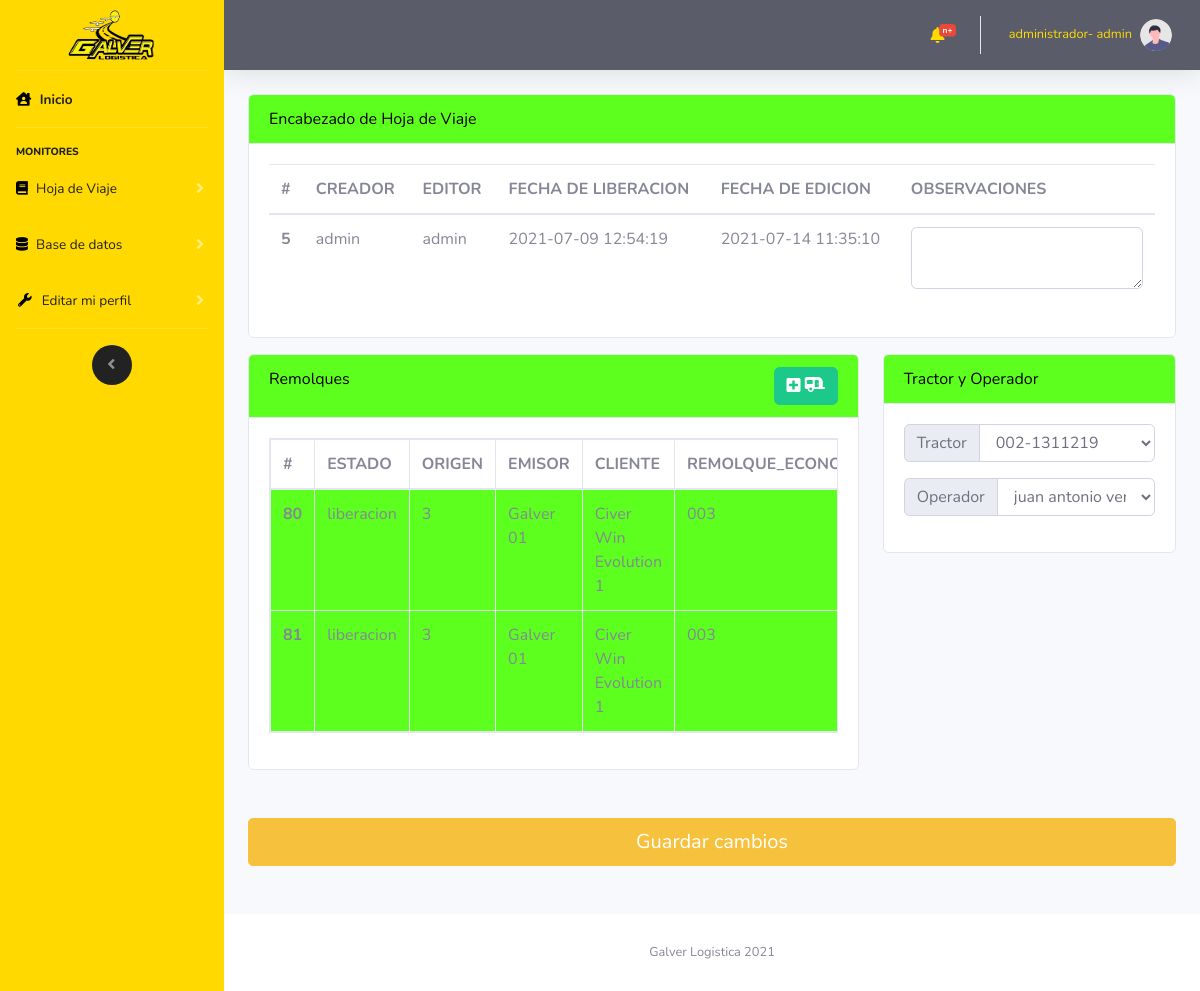
The page /vistas/HDV_ArriboEdicion.php?id=5 (signed in) on the database as committed earlier.
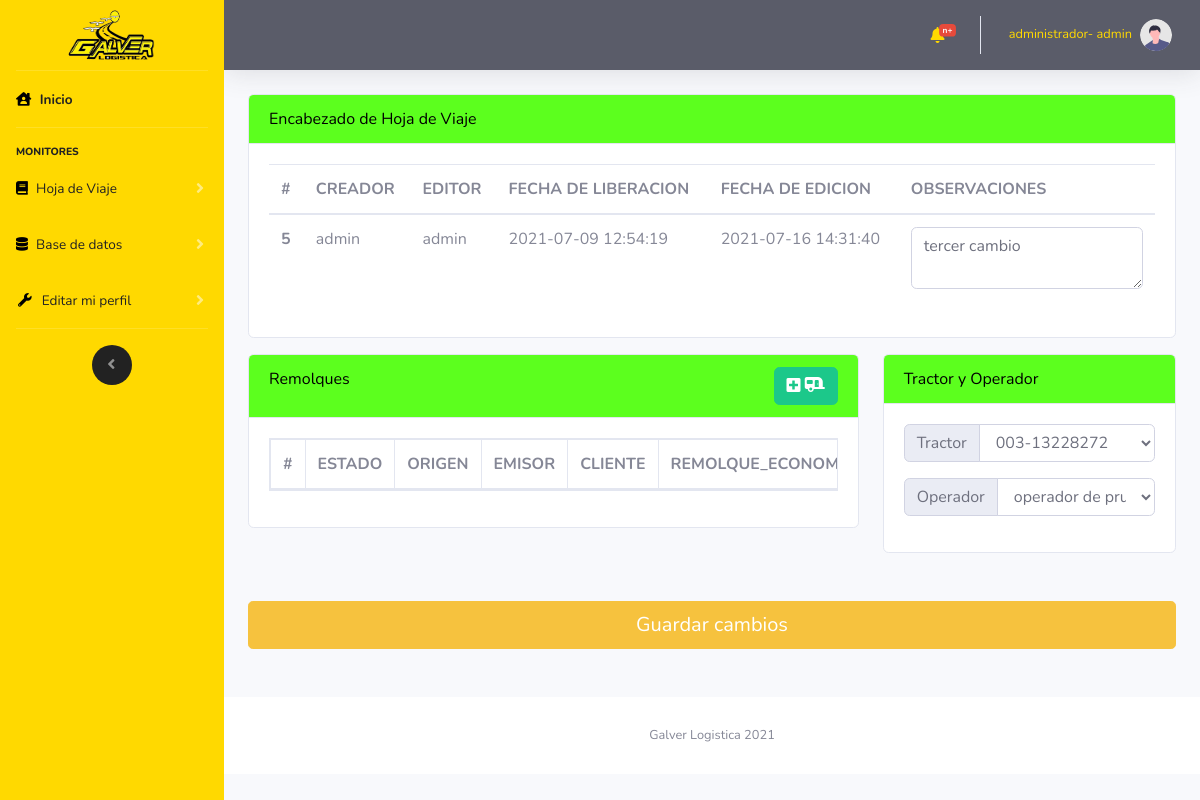
The same page on the database as committed later.
### tables this page shows
CREATE TABLE `hoja_de_viaje` (
  `id_hojaDeViaje` int(11) NOT NULL,
  `id_creador` int(11) NOT NULL,
  `id_editor` int(11) NOT NULL,
  `hojaDeViaje_fechaDeLiberacion` datetime NOT NULL,
  `hojaDeViaje_fechaDeEdicion` datetime NOT NULL,
  `hojaDeViaje_observaciones` varchar(500) NOT NULL,
  `hojaDeViaje_tipoDeViaje` int(11) NOT NULL,
  `hojaDeViaje_estadoDeViaje` int(11) NOT NULL,
  `estadoRegistro` int(11) NOT NULL
);

CREATE TABLE `viaje` (
  `id_viaje` int(11) NOT NULL,
  `id_hojaDeViaje` int(11) NOT NULL,
  `id_viajeEstado` int(11) NOT NULL,
  `id_empresaEmisora` int(11) NOT NULL,
  `id_empresaReceptora` int(11) NOT NULL,
  `id_carga` int(11) NOT NULL,
  `id_unidadDeMedida` int(11) NOT NULL,
  `viaje_fechaDeArribo` datetime NOT NULL,
  `viaje_fechaDeCarga` datetime NOT NULL,
  `viaje_fechaDeLlegadaDeDescarga` datetime NOT NULL,
  `viaje_fechaDeDescarga` datetime NOT NULL,
  `viaje_cargaCantidad` double NOT NULL,
  `viaje_cargaProporcionUM` double NOT NULL,
  `id_remolque` int(11) NOT NULL,
  `id_remolqueServicio` int(11) NOT NULL,
  `viaje_talon1` varchar(40) NOT NULL,
  `viaje_talon2` varchar(40) NOT NULL,
  `viaje_origen` varchar(500) NOT NULL,
  `viaje_destino` varchar(500) NOT NULL,
  `viaje_folioDeCarga` varchar(50) NOT NULL,
  `viaje_folioDeBascula` varchar(50) NOT NULL,
  `viaje_observacion_carga` varchar(500) NOT NULL,
  `viaje_sellos` varchar(300) NOT NULL,
  `estadoRegistro` int(11) NOT NULL
);

CREATE TABLE `viaje_estado` (
  `id_viajeEstado` int(11) NOT NULL,
  `viajeEstado_nombre` varchar(20) NOT NULL,
  `viajeEstado_descripcion` varchar(500) NOT NULL,
  `color_tr` varchar(30) NOT NULL,
  `estadoRegistro` int(11) NOT NULL
);

CREATE TABLE `empresa_emisora` (
  `empresaEmisoraId` int(11) NOT NULL,
  `usuarioId` int(11) NOT NULL,
  `empresaEmisoraNombre` varchar(100) NOT NULL,
  `empresaEmisoraRFC` varchar(50) NOT NULL,
  `empresaEmisoraDireccion` varchar(250) NOT NULL,
  `empresaEmisoraTelefonoFijo1` int(11) NOT NULL,
  `empresaEmisoraTelefonoFijo2` int(11) NOT NULL,
  `empresaEmisoraTelefonoCelular1` int(11) NOT NULL,
  `empresaEmisoraTelefonoCelular2` int(11) NOT NULL,
  `empresaEmisoraCorreo` varchar(200) NOT NULL,
  `empresaEmisoraFechaDeCreacion` datetime NOT NULL,
  `empresaEmisoraDescripcion` varchar(2500) NOT NULL,
  `empresaEmisoraCP` varchar(50) NOT NULL,
  `estadoRegistro` int(11) NOT NULL
);

CREATE TABLE `empresa_receptora` (
  `empresaReceptoraId` int(11) NOT NULL,
  `empresaReceptoraNombre` varchar(100) NOT NULL,
  `empresaReceptoraRFC` varchar(50) NOT NULL,
  `empresaReceptoraDireccion` varchar(250) NOT NULL,
  `empresaReceptoraTelefonoFijo1` int(11) NOT NULL,
  `empresaReceptoraTelefonoFijo2` int(11) NOT NULL,
  `empresaReceptoraTelefonoCelular1` int(11) NOT NULL,
  `empresaReceptoraTelefonoCelular2` int(11) NOT NULL,
  `empresaReceptoraCorreo` varchar(200) NOT NULL,
  `usuarioId` int(11) NOT NULL,
  `empresaReceptoraFechaDeCreacion` datetime NOT NULL,
  `empresaReceptoraDescripcion` varchar(2500) NOT NULL,
  `empresaReceptoraCP` int(11) NOT NULL,
  `estadoRegistro` int(11) NOT NULL
);

CREATE TABLE `remolque` (
  `remolquePlaca` varchar(50) NOT NULL,
  `remolqueEconomico` varchar(500) NOT NULL,
  `remolqueID` int(11) NOT NULL,
  `remolqueFechaCreacion` datetime NOT NULL,
  `usuarioId` int(11) NOT NULL,
  `estadoRegistro` int(11) NOT NULL
);

### controlador/modulos/hojaDeViaje/arribo/hojaDeViajeArriboEdicion.php (called while the page is built, shortened)
<?php
    $hojaDeViaje=obtenerArrayHojaDeViaje($mysqli,$id);
    $viaje=obtenerViaje($mysqli,$id);
    function obtenerArrayHojaDeViaje($mysqli,$id)
    {
        $result = $mysqli->query(
            "SELECT id_hojaDeViaje, id_creador,
            (SELECT usuarioNombre FROM usuario WHERE usuarioId = hoja_de_viaje.id_creador LIMIT 1)AS CREADOR, id_editor,
            (SELECT usuarioNombre FROM usuario WHERE usuarioId = hoja_de_viaje.id_editor LIMIT 1)AS EDITOR,
            hojaDeViaje_fechaDeLiberacion, hojaDeViaje_fechaDeEdicion, hojaDeViaje_observaciones
            FROM `hoja_de_viaje` WHERE id_hojaDeViaje =".$id
        );
        while ($filas =$result->fetch_assoc())
        {
            return $filas;
            break;
        }
    }
    function obtenerViaje($mysqli,$id)
    {
        $result = $mysqli->query(
            "SELECT
            viaje.id_viaje,
            viaje.id_hojaDeViaje,
            viaje_estado.viajeEstado_nombre AS ESTADO,
            viaje_estado.color_tr AS ESTADO_TR,
            empresa_emisora.empresaEmisoraId,
            empresa_emisora.empresaEmisoraNombre AS
            EMISOR, empresa_receptora.empresaReceptoraId,
            empresa_receptora.empresaReceptoraNombre AS CLIENTE, viaje.id_carga, carga.cargaNombre AS CARGA,
            viaje.viaje_cargaCantidad, viaje.id_unidadDeMedida, carga_unidad_de_medida.cargaUnidadDeMedidaNombre AS UNIDAD,
            viaje.viaje_cargaProporcionUM, viaje.id_remolque, remolque.remolqueEconomico AS REMOLQUE_ECONOMICO,
            remolque.remolquePlaca AS REMOLQUE_PLACAS, viaje.id_remolqueServicio,
            remolque_carga.remolqueCargaServicio AS REMOLQUE_SERVICIO, remolque_carga.remolqueCargaImpuesto AS REMOLQUE_SERVICIO_IMPUESTO,
            viaje.viaje_talon1, viaje.viaje_talon2, viaje.viaje_origen FROM viaje
            INNER JOIN viaje_estado ON viaje_estado.id_viajeEstado = viaje.id_viajeEstado
            INNER JOIN empresa_emisora ON empresa_emisora.empresaEmisoraId = viaje.id_empresaEmisora
            INNER JOIN empresa_receptora ON empresa_receptora.empresaReceptoraId = viaje.id_empresaReceptora
            INNER JOIN carga ON carga.cargaId = viaje.id_carga
            INNER JOIN carga_unidad_de_medida ON carga_unidad_de_medida.cargaUnidadDeMedidaID =viaje.id_unidadDeMedida
            INNER JOIN remolque ON remolque.remolqueID = viaje.id_remolque
            INNER JOIN remolque_carga ON remolque_carga.remolqueCargaId = viaje.id_remolqueServicio
            WHERE viaje.id_hojaDeViaje =
            ".$id
        );
        $viaje=[];
        while ($filas =$result->fetch_assoc())
        {
            $viaje[]=$filas;
        }
        return $viaje;
    }
?>

### controlador/modulos/selects.php (called while the page is built, shortened)
<?php
    function muestraTractores($mysqli)
    {
        $result = $mysqli->query(
        "SELECT * FROM `tractor`
        INNER JOIN usuario ON usuario.usuarioId= tractor.usuarioId
        INNER JOIN tractor_marca ON tractor_marca.tractorMarcaId= tractor.tractorMarcaId");
        return $result;
    }
    function muestraOperador($mysqli)
    {
        $result = $mysqli->query("SELECT * FROM `operadores`
        INNER JOIN usuario ON usuario.usuarioId= operadores.usuarioId");
        return $result;
    }
?>

### vistas/HDV_ArriboEdicion.php (the view, shortened to what the changed rows need)
<?php
    $id=$_GET['id'];
    include "../import/componentes/hojaDeViaje/hdv_a_e.php";
    include "../import/componentes/navbarLateral.php";
    include "../import/componentes/navbarHorizontal.php";
    include "../controlador/coneccion/config.php";
    include "../controlador/modulos/selects.php";
    include "../controlador/modulos/hojaDeViaje/arribo/hojaDeViajeArriboEdicion.php";
?>
<div class="container-fluid">
    <div class="card mb-3">
        <div class="card-body">
            <div class="table-responsive">
                <table class="table ">
                    <thead>
                        <tr>
                            <th scope="col">#</th>
                            <th scope="col">CREADOR</th>
                            <th scope="col">EDITOR</th>
                            <th scope="col">FECHA DE LIBERACION</th>
                            <th scope="col">FECHA DE EDICION</th>
                            <th scope="col">OBSERVACIONES</th>
                        </tr>
                    </thead>
                    <tbody>
                        <tr>
                            <th scope="row"><?php echo $hojaDeViaje['id_hojaDeViaje'];?></th>
                            <td><?php echo $hojaDeViaje['CREADOR'];?></td>
                            <td><?php echo $hojaDeViaje['EDITOR'];?></td>
                            <td><?php echo $hojaDeViaje['hojaDeViaje_fechaDeLiberacion'];?></td>
                            <td><?php echo $hojaDeViaje['hojaDeViaje_fechaDeEdicion'];?></td>
                            <td><textarea class="form-control" aria-label="With textarea"
                                    id="hojaDeViaje_observaciones"><?php echo $hojaDeViaje['hojaDeViaje_observaciones'];?></textarea>
                            </td>
                        </tr>
                    </tbody>
                </table>
            </div>
        </div>
    </div>
    <div class="row mb-5">
        <div class="col-sm-8">
            <div class="card">
                <div class="card-body">
                    <table class="table table-responsive table-bordered">
                        <thead>
                            <tr>
                                <th scope="col">#</th>
                                <th scope="col">ESTADO</th>
                                <th scope="col">ORIGEN</th>
                                <th scope="col">EMISOR</th>
                                <th scope="col">CLIENTE</th>
                                <th scope="col">REMOLQUE_ECONOMICO</th>
                            </tr>
                        </thead>
                        <tbody>
                            <?php
                                for ($i=0; $i < count($viaje); $i++)
                                {
                            ?>
                            <tr id="tr<?php echo $i+1?>" bgcolor="<?php echo $viaje[$i]['ESTADO_TR'];?>">
                                <th scope="row" id="id_viaje<?php echo $i+1?>"
                                    value="<?php echo $viaje[$i]['id_viaje'];?>"><?php echo $viaje[$i]['id_viaje'];?>
                                </th>
                                <td id="ESTADO<?php echo $i+1?>" value="<?php echo $viaje[$i]['ESTADO'];?>">
                                    <?php echo $viaje[$i]['ESTADO'];?></td>
                                <td id="ORIGEN<?php echo $i+1?>"><?php echo $viaje[$i]['viaje_origen'];?></td>
                                <td id="EMISOR<?php echo $i+1?>"><?php echo $viaje[$i]['EMISOR'];?></td>
                                <td id="CLIENTE<?php echo $i+1?>"><?php echo $viaje[$i]['CLIENTE'];?></td>
                                <td id="REMOLQUE_ECONOMICO<?php echo $i+1?>">
                                    <?php echo $viaje[$i]['REMOLQUE_ECONOMICO'];?></td>
                            </tr>
                            <?php }?>
                        </tbody>
                    </table>
                </div>
            </div>
        </div>
        <div class="col-sm-4">
            <div class="card">
                <div class="card-body">
                    <div class="row">
                        <div class="col-12 mb-3">
                            <div class="input-group">
                                <div class="input-group-prepend">
                                    <span class="input-group-text" id="">Tractor</span>
                                </div>
                                <select id="id_tractor" class=" form-control" name="id_tractor">
                                    <optgroup label="Economico/Placa">
                                        <?php
                                        $tractor=muestraTractores($mysqli);
                                        while ($fila =$tractor->fetch_assoc()) {
                                            echo '<option value="'.$fila["tractorId"].'">'.$fila["tractorEconomico"]."-".$fila["tractorPlaca"].'</option>';
                                        }
                                        ?>
                                    </optgroup>
                                </select>
                            </div>
                        </div>
                        <div class="col-12 mb-3">
                            <div class="input-group">
                                <div class="input-group-prepend">
                                    <span class="input-group-text" id="">Operador</span>
                                </div>
                                <select id="id_operador" class=" form-control" name="id_operador">
                                    <optgroup label="Nomvre/Licencia">
                                        <?php
                                        $operador=muestraOperador($mysqli);
                                        while ($fila =$operador->fetch_assoc()) {
                                            echo '<option value="'.$fila["operadorID"].'">'
                                            .$fila["operadorNombre"]."-".$fila["operadorLisencia"].'</option>';
                                        }
                                        ?>
                                    </optgroup>
                                </select>
                            </div>
                        </div>
                    </div>
                </div>
            </div>
        </div>
    </div>
    <?php
        include "../import/componentes/footer.php";
        include "../import/componentes/js/main.php";
    ?>

Rows that differ between the two databases and show on the page:
no longer on this page (row edited): viaje: id_viaje "80", id_viajeEstado.viajeEstado_nombre "liberacion", viaje_origen "3", empresa_emisora.empresaEmisoraNombre "Galver 01", empresa_receptora.empresaReceptoraNombre "Civer Win Evolution 1", id_remolque.remolqueEconomico "003"
no longer on this page (row edited): viaje: id_viaje "81", id_viajeEstado.viajeEstado_nombre "liberacion", viaje_origen "3", empresa_emisora.empresaEmisoraNombre "Galver 01", empresa_receptora.empresaReceptoraNombre "Civer Win Evolution 1", id_remolque.remolqueEconomico "003"
changed hoja_de_viaje id 5: hojaDeViaje_fechaDeEdicion "2021-07-14 11:35:10" → "2021-07-16 14:31:40"; hojaDeViaje_observaciones (not shown) → "tercer cambio"
Other text that changed with them:
form field id_tractor: "002-1311219" → "003-13228272"
form field id_operador: "juan antonio vergara sanches-6767DBHG83" → "operador de prueba4-456789"
